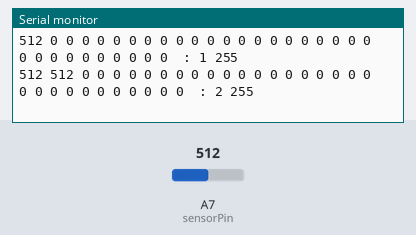
This sketch was run on a simulated Arduino Nano, built with avr-gcc and run on an emulated ATmega328P. Shown: the last lines printed to the serial monitor. Inputs (shaded band) come from the test bench; at power-on: A7 (sensorPin) = 512.

Above: at 1.3 s.
1.4 s: A7 (sensorPin) set to 716
At 1.68 s:
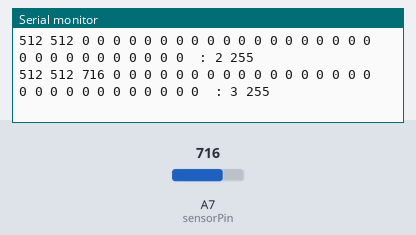
2.9 s: A7 (sensorPin) set to 900
At 9.14 s:
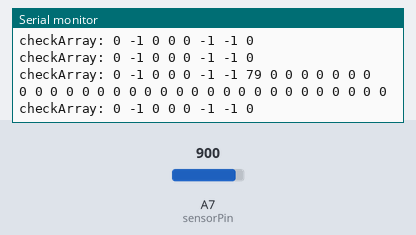
Timing chart, 0 to 10.4 s (numbered marks = the images above; inputs shaded):
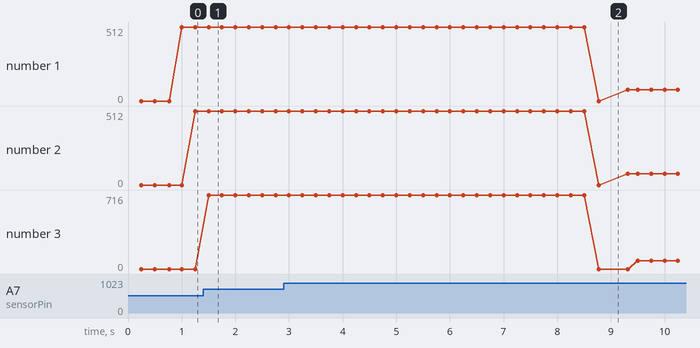

Measured:
- after the input at 1.4 s, the serial monitor: prints a new line after 0.10 s (image 1)
- after the input at 2.9 s, the serial monitor: prints a new line after 0.10 s (image 2)
- plotted number 1: 512 → 79 after the input at 2.9 s
- plotted number 2: 512 → 79 after the input at 2.9 s
- plotted number 3: 0 → 716 after the input at 1.4 s, 716 → 79 after the input at 2.9 s

The sketch:

weakSigRx.ino
```cpp
#include <TimerOne.h>
#include "TimeLib.h"
#include "SchedulerARMAVR.h"

#define BITS_PER_SYMBOL 8
#define SYMBOL_PERIOD 1000000 // in micro sec
#define SAMPLES_PER_BIT 4
#define SAMPLES_PER_SYMBOL BITS_PER_SYMBOL*SAMPLES_PER_BIT

int sensorPin = A7;
int sensorValue = 0;
int blockCnt = 0;
int th = 0;
int truth[BITS_PER_SYMBOL] = {0, 1, 0, 0, 0, 1, 1, 0};
int sensed[SAMPLES_PER_SYMBOL];
int sensedId = 0;
int sumSensed[BITS_PER_SYMBOL];
bool compress = false;
int minValue = 255;
int maxValue = 0;
int memSensed[SAMPLES_PER_SYMBOL];
bool findEdge = false;
//time_t timeNow;

void sample_signal() {
  if(blockCnt == 0) {
    int trash = analogRead(sensorPin);
    if (sensedId >= 2) {
      Serial.println("trashing complete!");
      sensedId = SAMPLES_PER_SYMBOL;
    }
  }
  else if(blockCnt == 1) {
    sensorValue = analogRead(sensorPin);
    sensed[sensedId] = sensorValue;
    th += sensorValue;
  }
  else {
    // compression of data
    if(compress && sensedId == 0) {
      Serial.println("compressed");
//      for(int i=0;i<SAMPLES_PER_SYMBOL;i++) sensed[i] = map(sensed[i], minValue, maxValue, 0, 2*maxValue);
//      for(int i=0;i<SAMPLES_PER_SYMBOL;i++) sensed[i] /= 0.5*(maxValue-sensed[i])+1;
      for(int i=0;i<SAMPLES_PER_SYMBOL;i++) sensed[i] /= 20;
      compress = false;
    }
    sensorValue = analogRead(sensorPin)-th;
    sensed[sensedId] += sensorValue;
  }
  sensedId++;
  if(sensedId >= SAMPLES_PER_SYMBOL) {
    if(blockCnt == 1) {
      th = th/(SAMPLES_PER_SYMBOL)-20;
      Serial.print("The thresh is: ");
      Serial.println(th);
      for(int i=0;i<SAMPLES_PER_SYMBOL;i++) sensed[i] = 0;
    }
    blockCnt++;
    sensedId=0;
  }

  for(int i=0;i<SAMPLES_PER_SYMBOL;i++) {
    Serial.print(sensed[i]);
    Serial.print(" ");
  }
  Serial.print(" : ");
  Serial.print(sensedId);
  Serial.print(" ");
  Serial.print(minValue);
  Serial.println();
}

void setup() {
  Serial.begin(9600);
  pinMode(sensorPin, INPUT);
  Scheduler.startLoop(loop2);
  Timer1.initialize(SYMBOL_PERIOD/SAMPLES_PER_BIT); //1200 bauds oversampled by factor 4
  Timer1.attachInterrupt(sample_signal);
}

void loop() {
//  timeNow = now();
//  bool compress = false;
//  int minValue;
//  int maxValue;

  if(sensedId == 0 && blockCnt >= 2) {
    minValue = 255;
    maxValue = 0;
    //   check if compressing or not
    for(int i=0;i<SAMPLES_PER_SYMBOL;i++) {
      if(sensed[i] > 127 && blockCnt >= 2) compress = true;
      if(sensed[i] < minValue) minValue = sensed[i];
      if(sensed[i] > maxValue) maxValue = sensed[i];
    }
    memcpy(memSensed, sensed, sizeof(sensed));
    findEdge = true;
    delay(SAMPLES_PER_BIT*SYMBOL_PERIOD/1000);
  }
  yield();
}

// find first edge and decode message
void loop2() {
  if(findEdge && blockCnt >= 2) {
    // find first edge
    int valueBefore = memSensed[SAMPLES_PER_SYMBOL-1];
    int valueAfter = 0;
    int edge = 0;
    int edgeId = 0;
    int average = 0; for(int i=0;i<SAMPLES_PER_SYMBOL;i++) average += memSensed[i]; average/=SAMPLES_PER_SYMBOL;
    for(int i=0;i<SAMPLES_PER_SYMBOL;i++) {
      int aveSamples = 0;
      valueAfter = memSensed[i];
      if(edge < valueAfter - valueBefore) {
        for(int j=0;j<SAMPLES_PER_BIT;j++) aveSamples +=  memSensed[i+j];
        if (aveSamples/SAMPLES_PER_BIT > average) {
          edge = valueAfter - valueBefore;
          edgeId = i;
        }
      }
    }
    Serial.print("edgeId: ");
    Serial.println(edgeId);
    // sum up samples and order data from the first edge
    int orderedData[BITS_PER_SYMBOL]; for(int i=0;i<BITS_PER_SYMBOL;i++) orderedData[i] = 0;
    for(int i=0;i<SAMPLES_PER_SYMBOL;i++) {
      orderedData[i/SAMPLES_PER_BIT] += memSensed[(i+edgeId)%int(SAMPLES_PER_SYMBOL)]/SAMPLES_PER_BIT;
    }
    Serial.print("orderedData: ");
    for(int i=0;i<BITS_PER_SYMBOL;i++) {
      Serial.print(orderedData[i]);
      Serial.print(" ");
    }
    Serial.println();
    // change data into bits, LSB first?
    int orderedBits[BITS_PER_SYMBOL];
//    unsigned long int orderedBits = BITS_PER_SYMBOL*8;
    for(int i=0;i<BITS_PER_SYMBOL;i++) {
      if(orderedData[i] > average) orderedBits[i] = 1;
      else orderedBits[i] = 0;
    }
    Serial.print("orderedBits: ");
    for(int i=0;i<BITS_PER_SYMBOL;i++) {
      Serial.print(orderedBits[i]);
      Serial.print(" ");
    }
    Serial.println();
//    Serial.print("orderedBits: ");
//    Serial.println(orderedBits,BIN);
    // decode message
    int message[2*BITS_PER_SYMBOL]; // concatenate of two orderedBits in line
    for(int i=0;i<BITS_PER_SYMBOL;i++) {
      message[i] = orderedBits[i];
      message[i+BITS_PER_SYMBOL] = orderedBits[i];
    }
    Serial.print("message: ");
    for(int i=0;i<2*BITS_PER_SYMBOL;i++) {
      Serial.print(message[i]);
      Serial.print(" ");
    }
    Serial.println();
    int checkArray[BITS_PER_SYMBOL]; for(int i=0;i<BITS_PER_SYMBOL;i++) checkArray[i] = 0;
    int matchCnt = 0;
    for(int i=0;i<BITS_PER_SYMBOL;i++) {
      for(int j=0;j<BITS_PER_SYMBOL;j++) checkArray[j] += message[i+j] - truth[j];
      Serial.print("checkArray: ");
      for(int j=0;j<BITS_PER_SYMBOL;j++) {
        Serial.print(checkArray[j]);
        Serial.print(" ");
      }
      Serial.println();
      for(int j=0;j<BITS_PER_SYMBOL;j++) {
        if(checkArray[j] == 0) {
          matchCnt++;
          if (matchCnt == BITS_PER_SYMBOL) break;
        }
        else {
          matchCnt = 0;
          for(int i=0;i<BITS_PER_SYMBOL;i++) checkArray[i] = 0;
          break;
        }
      }
      if(matchCnt == BITS_PER_SYMBOL) {
        Serial.println();
        Serial.println();
        Serial.println("Found key char!");
        for(int k=0;k<BITS_PER_SYMBOL;k++) Serial.print(message[i+k]);
        Serial.println();
        Serial.println();
        Serial.println();
        break; // if bits are correctly lined up, answer must be somewhere in line
      }
    }
    delay(SAMPLES_PER_BIT*SYMBOL_PERIOD/1000);
    findEdge = false;
  }
  yield();
}
```
